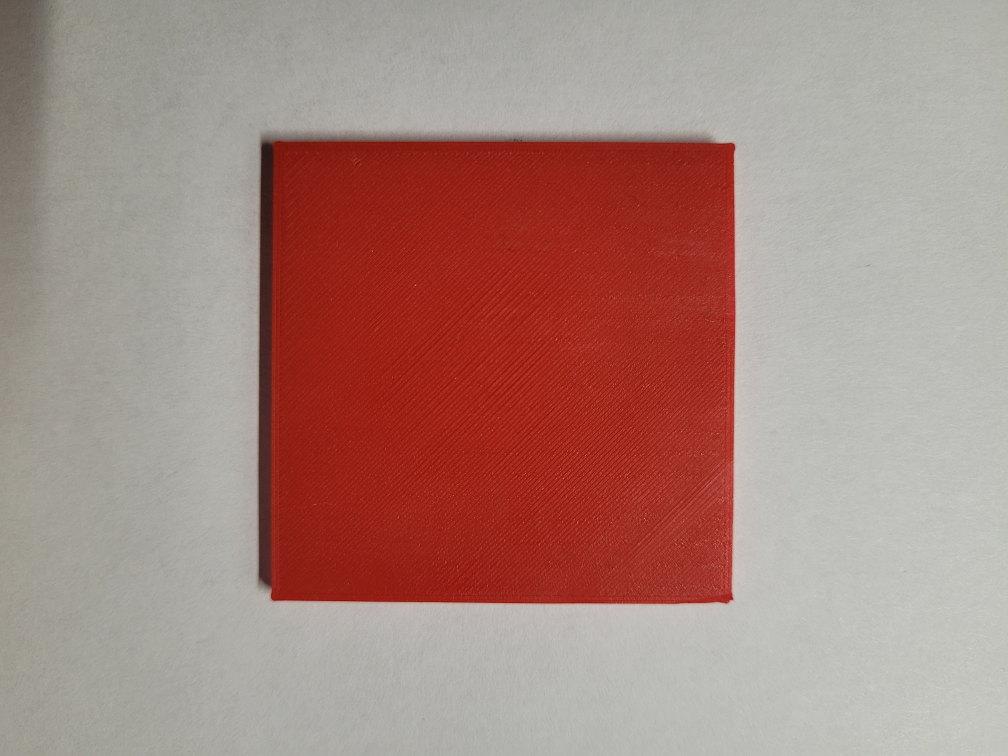
#> input picture Data/Dokumentation/AW_Teile_mit_OpenCV_erkennen/Eingabe_Bilder/01.jpg, 4032 x 3024 px, given in place of the camera (shown at 1/4 size)
$ python LocalCamMain.py
#> lines starting #> are read from the running program, lines starting #| are printed output that depends on the picture; after the words box and inside, x2 and y2 are one past the last pixel; in counts of white or black regions, pixels touching at a corner belong together
### src/Obsolete/FarbScanMethoden.py
import numpy as np
import cv2

#setze Farbgrenzen für ROT (2 stück weil in HSV oben und unten)
lower_red = np.array([0, 120, 70])
upper_red = np.array([10, 255, 255])

lower_red2 = np.array([170, 120, 70])
upper_red2= np.array([180, 255, 255])

#MindestGröße der Contouren:
minarea = 2000

outer_contours = []
inner_contours = []

#frame = cv2.flip(frame, 1)

def createRedMask(img):
    #mache ein weichzeichen um rauschen los zu werden
    img = cv2.GaussianBlur(img, (5, 5), 0)


    #Rufe Contours auf:
    Contours, hirarchie, mask = createContours(img)

    #einzeichnen der BoundingBoxen
    #bekomme hier die Koordinaten der Boundingboxen
    for i, contour in enumerate(Contours):
        area = cv2.contourArea(contour)
        if area > minarea:
            if hirarchie[0][i][3] == -1: #-1 = äußere Kontur
                x, y, w, h = cv2.boundingRect(contour)
                cv2.rectangle(img, (x, y), (x + w, y + h), (0, 255, 0), 2)
                #print(f"Kontur: {contour}")

                outer_contours.append(contour)

                #Zeichne COntour ins bild ein
                cv2.drawContours(img, [contour], -1, (255, 0, 0), 1) #-1 ist alle Contouren, blauer Farbton, Dicke 1
            else: #innere Kontur

                inner_contours.append(contour)
                cv2.drawContours(img, [contour], -1, (255, 255, 0), 1)

            #print("Äußere Kontur:", outer_contours[0])  #printet erste äußere kontur
            #print("Innere Kontur:", inner_contours[0])

    #Anwenden der maske aufs Originalbild
    mask = cv2.bitwise_and(img, img, mask=mask)

    return img, mask


def createContours(img):
    # konvertiere von BGR(openCV) zu HSV ???
    hsv = cv2.cvtColor(img, cv2.COLOR_BGR2HSV)

    # 2 Masken weil rot in HSV am anfang und ende liegt
    mask1 = cv2.inRange(hsv, lower_red, upper_red)
    mask2 = cv2.inRange(hsv, lower_red2, upper_red2)
    # Füge beide Masken zusammen
    mask = mask1 + mask2

    #BoundingBoxen finden
    Contours, hirarchie = cv2.findContours(mask, cv2.RETR_TREE, cv2.CHAIN_APPROX_SIMPLE)

    return Contours, hirarchie, mask

### src/Part-recognision/LocalCamMain.py
import cv2
import numpy as np
import FarbScanMethoden as fsm


def list_available_cameras():
            available_cameras = []
            for camera_id in range(10):
                print(f"Versuche Zugriff auf Kamera Nr. {camera_id} ...", end=" ")
                cap = cv2.VideoCapture(camera_id)
                if cap.isOpened():
                    print("ERFOLG!")
                    available_cameras.append(camera_id)
                    cap.release()
                else:
                    print("FEHLGESCHLAGEN!")
            return available_cameras

#HI :)
#Teste welche Kameras ich habe:
available_cameras = list_available_cameras()
print("-" * 40)
print("Verfügbare Kameras:", available_cameras)
print("-" * 40 + "\n")

cap = cv2.VideoCapture(0)

try:
    while True:

        ret, frame = cap.read()
#> frame is the input picture: shape (3024, 4032, 3); mean B, G, R 127, 134.3, 168.1

        if not ret:
            break
        frame = cv2.flip(frame, 1)
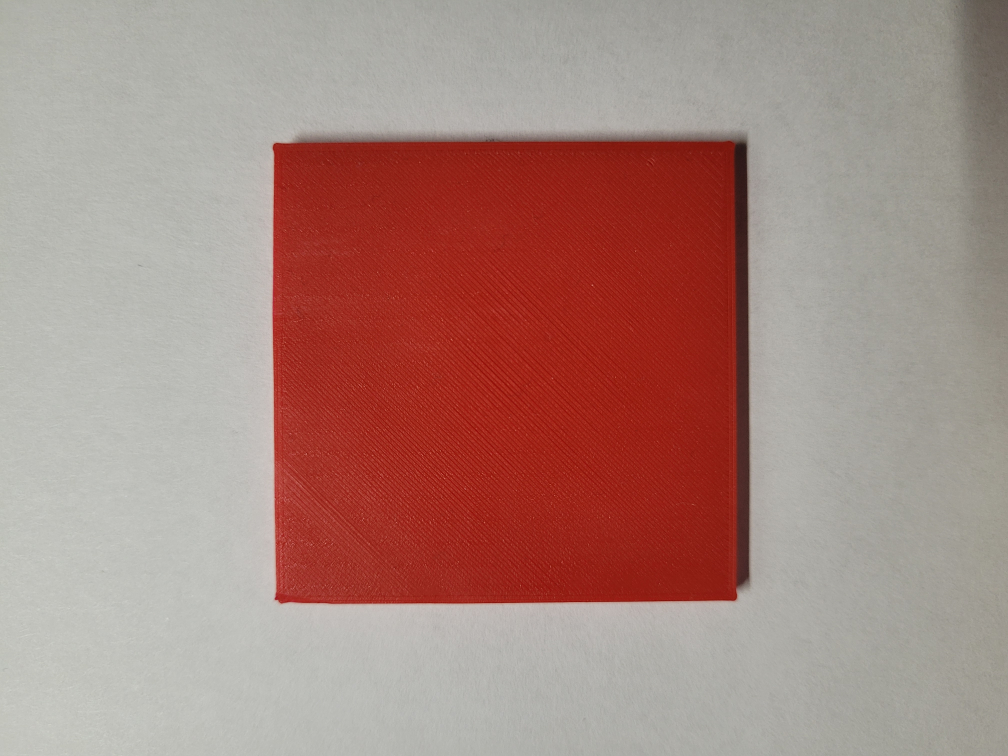
#> frame: shape (3024, 4032, 3) (shown at 1/4 size); mean B, G, R 127, 134.3, 168.1

        img, result = fsm.createRedMask(frame)
#> in createContours, `hsv = cv2.cvtColor(img, cv2.COLOR_BGR2HSV)`: hsv: shape (3024, 4032, 3); mean H, S, V 20.4, 68.1, 168.4
#> in createContours, `mask1 = cv2.inRange(hsv, lower_red, upper_red)`:
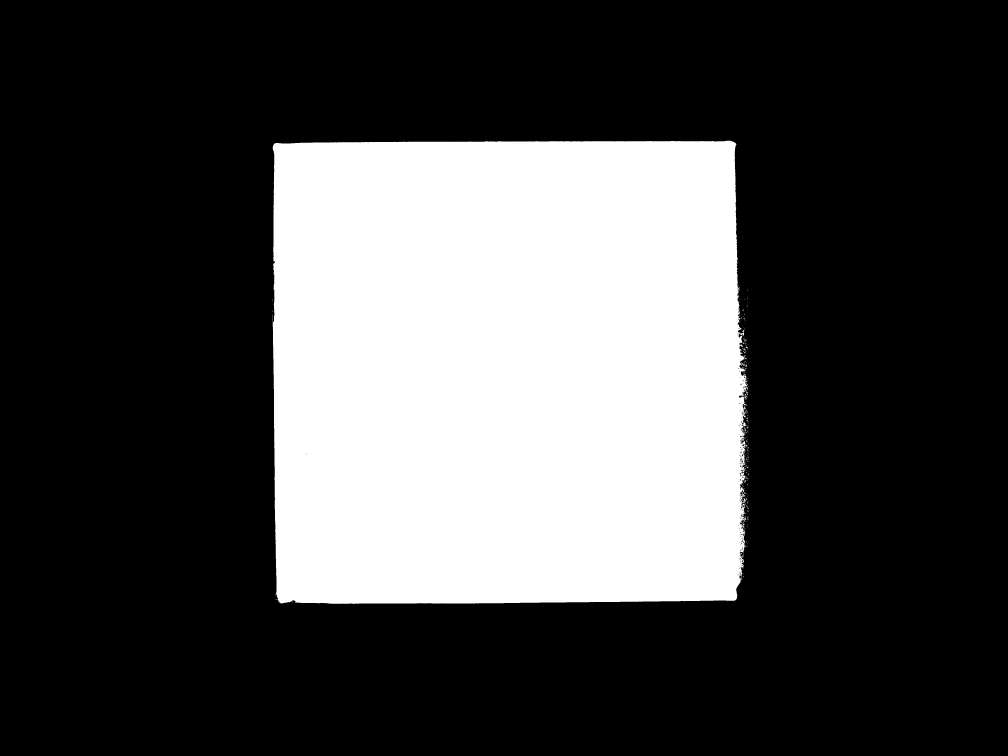
#> mask1: shape (3024, 4032) (shown at 1/4 size); 28.2% white; 301 white regions (284 under 20 px), largest, box (x1, y1, x2, y2) and area: (1091, 562, 2992, 2415) 3434327, (2971, 1992, 2989, 2012) 123, (2967, 1453, 2988, 1466) 86
#> in createContours, `mask2 = cv2.inRange(hsv, lower_red2, upper_red2)`:
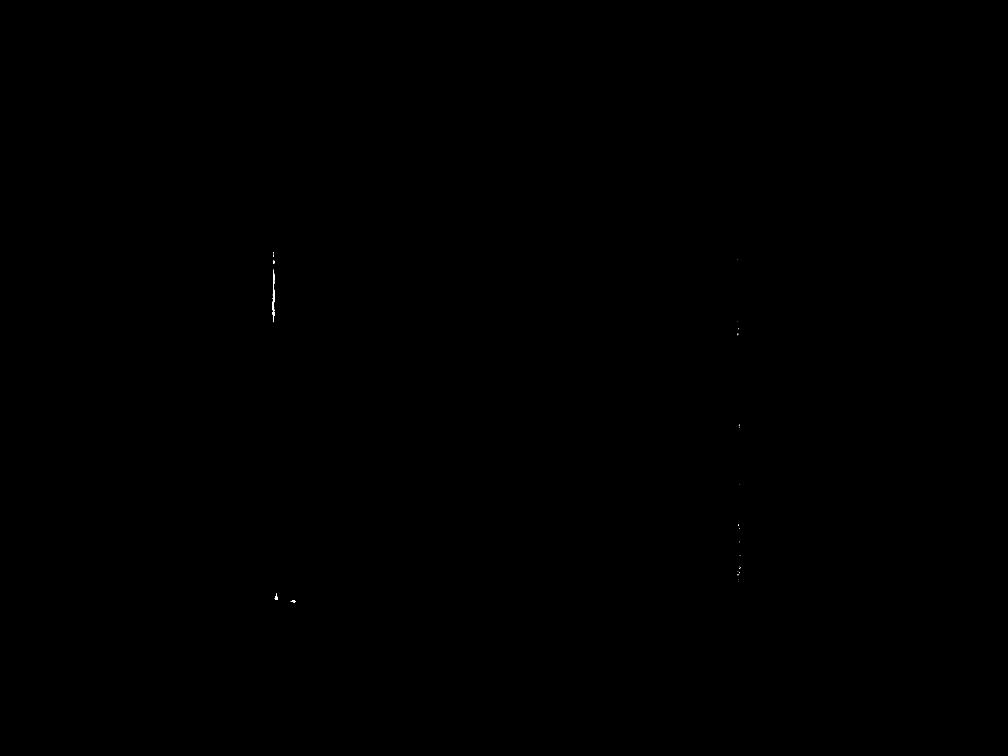
#> mask2: shape (3024, 4032) (shown at 1/4 size); 0.01% white; 35 white regions (31 under 20 px), largest, box (x1, y1, x2, y2) and area: (1091, 1079, 1098, 1289) 909, (1099, 2378, 1112, 2399) 151, (1163, 2401, 1183, 2409) 96, (1093, 1042, 1099, 1056) 54
#> in createContours, `mask = mask1 + mask2`: mask: shape (3024, 4032); 28.2% white; 294 white regions (277 under 20 px)
#> in createContours, `Contours, hirarchie = cv2.findContours(mask, cv2.RETR_TREE, cv2.CHAIN_..`: Contours = 543 contours, 506 with area under 20; largest, box (x1, y1, x2, y2) and area: (1091, 562, 2992, 2415) 3432532, (2960, 1757, 2977, 1775) 154, (2971, 1992, 2989, 2012) 92, (2965, 1839, 2972, 1856) 62, (2967, 1453, 2988, 1466) 54; hirarchie = 543 rows, first 6: [1, -1, -1, -1], [2, 0, -1, -1], [3, 1, -1, -1], [4, 2, -1, -1], [5, 3, -1, -1], [6, 4, -1, -1]
#> the loop in createRedMask, `for i, contour in enumerate(Contours):` made 543 passes
#> (area, x, y, w, h) on pass 310: (3432532.5, 1091, 562, 1901, 1853)
#> area on pass 59: 91.5
#> after the loop in createRedMask, `for i, contour in enumerate(Contours):`: inner_contours = []; outer_contours = 1 contour; box (x1, y1, x2, y2) and area: (1091, 562, 2992, 2415) 3432532
#> in createRedMask, `mask = cv2.bitwise_and(img, img, mask=mask)`:
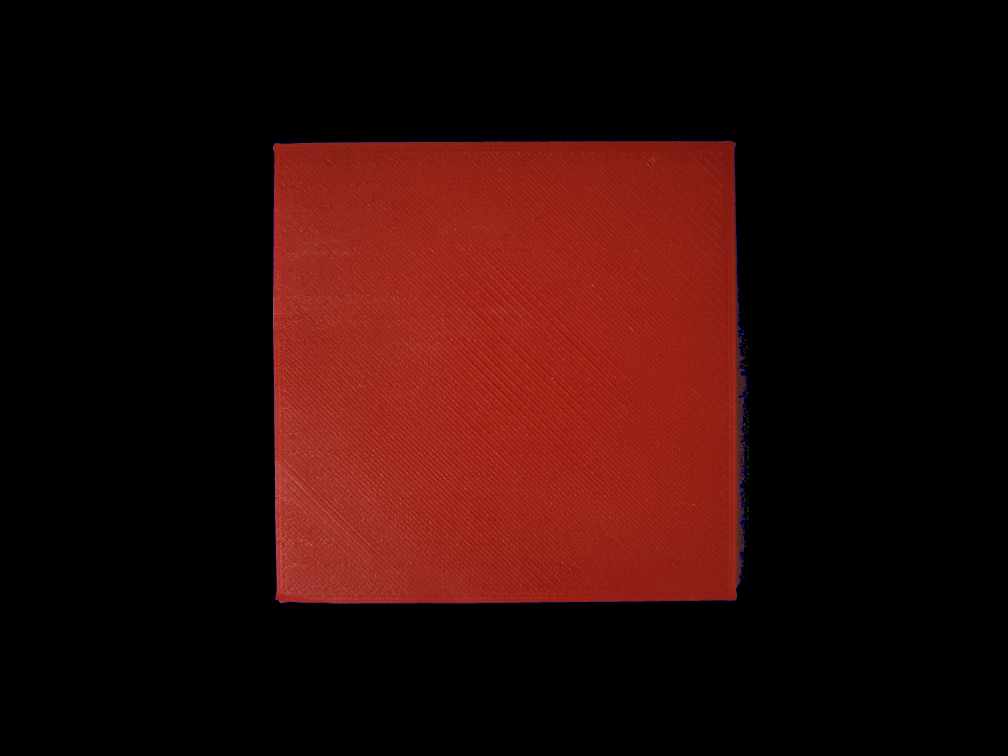
#> mask: shape (3024, 4032, 3) (shown at 1/4 size); mean of channels 0, 1, 2 7.8, 10.6, 43.4; drawn as B, G, R

        Contours, hirachrie, mask = fsm.createContours(frame)
#> in createContours (call 2), `hsv = cv2.cvtColor(img, cv2.COLOR_BGR2HSV)`: hsv: shape (3024, 4032, 3); mean H, S, V 20.4, 68.2, 168.4
#> in createContours (call 2), `mask1 = cv2.inRange(hsv, lower_red, upper_red)`: mask1: shape (3024, 4032); 28.2% white; 896 white regions (887 under 20 px), largest, box (x1, y1, x2, y2) and area: (1091, 563, 2991, 2415) 3430077, (2963, 1321, 2977, 1343) 79, (2976, 1457, 2988, 1468) 44
#> in createContours (call 2), `mask2 = cv2.inRange(hsv, lower_red2, upper_red2)`: mask2: shape (3024, 4032); 0.01% white; 45 white regions (35 under 20 px), largest, box (x1, y1, x2, y2) and area: (1091, 1079, 1098, 1289) 906, (1099, 2378, 1113, 2400) 153, (1162, 2401, 1184, 2409) 105
#> in createContours (call 2), `mask = mask1 + mask2`: mask: shape (3024, 4032); 28.2% white; 881 white regions (872 under 20 px)
#> in createContours (call 2), `Contours, hirarchie = cv2.findContours(mask, cv2.RETR_TREE, cv2.CHAIN_..`: Contours = 1765 contours, 1724 with area under 20; largest, box (x1, y1, x2, y2) and area: (1091, 563, 2991, 2415) 3430099, (2957, 1958, 2978, 1988) 249, (2960, 1756, 2977, 1776) 170, (2970, 1703, 2980, 1721) 82, (2970, 1545, 2981, 1556) 58; hirarchie = 1765 rows, first 6: [1, -1, -1, -1], [2, 0, -1, -1], [3, 1, -1, -1], [4, 2, -1, -1], [5, 3, -1, -1], [6, 4, -1, -1]
#> hirachrie has the same summary as hirarchie in createContours

        cv2.imshow('Original', img)
        cv2.imshow('Maske', result) #ja, Result ist die Maske

        #cv2.imshow('maske:', mask)
        #cv2.imshow('Contours:', Contours)

        # q zum beenden
        if cv2.waitKey(1) & 0xFF == ord('q'):
#> (key q is pressed here)
            break

finally:
    # Nach dem Beenden des Skripts die Webcam freigeben und Fenster schließen
    cv2.destroyAllWindows()
